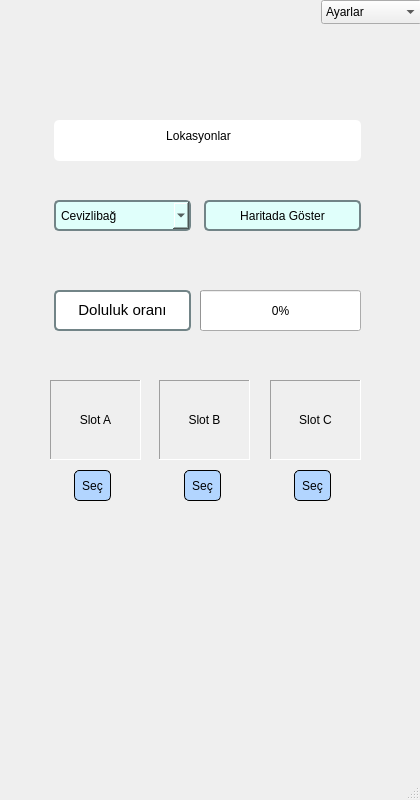
<?xml version="1.0" encoding="UTF-8"?>
<ui version="4.0">
 <class>MapLocation</class>
 <widget class="QMainWindow" name="MapLocation">
  <property name="geometry">
   <rect>
    <x>0</x>
    <y>0</y>
    <width>420</width>
    <height>800</height>
   </rect>
  </property>
  <property name="windowTitle">
   <string>MainWindow</string>
  </property>
  <widget class="QWidget" name="centralwidget">
   <widget class="QComboBox" name="comboBox">
    <property name="geometry">
     <rect>
      <x>50</x>
      <y>200</y>
      <width>141</width>
      <height>31</height>
     </rect>
    </property>
    <property name="styleSheet">
     <string notr="true">QComboBox{
	border: 1px solid #111111;
	border-radius: 5px;
	border-color: rgb(114, 132, 135);
	border-width: 2px;
	margin-left: 4px;
	padding: 5px;
	color:  rgb(0, 0, 0);
	background-color:rgb(224, 255, 251);
	font: 700 9pt &quot;Segoe UI&quot;;


}</string>
    </property>
    <item>
     <property name="text">
      <string>Cevizlibağ</string>
     </property>
    </item>
    <item>
     <property name="text">
      <string>Davutpaşa</string>
     </property>
    </item>
    <item>
     <property name="text">
      <string>Yıldız</string>
     </property>
    </item>
   </widget>
   <widget class="QPlainTextEdit" name="plainTextEdit">
    <property name="geometry">
     <rect>
      <x>50</x>
      <y>120</y>
      <width>311</width>
      <height>41</height>
     </rect>
    </property>
    <property name="styleSheet">
     <string notr="true">QPlainTextEdit{

	border: 2px;
	border-radius: 5px;
	border-color: rgb(0, 0, 0);
	border-width: 2px;
	margin-left: 4px;
	padding: 5px;
	color:  rgb(0, 0, 0);
	background-color:rgb(255, 255, 255);
	font: 700 9pt &quot;Segoe UI&quot;;


}</string>
    </property>
    <property name="plainText">
     <string>                               Lokasyonlar  </string>
    </property>
   </widget>
   <widget class="QStackedWidget" name="stackedWidget">
    <property name="geometry">
     <rect>
      <x>50</x>
      <y>270</y>
      <width>321</width>
      <height>381</height>
     </rect>
    </property>
    <property name="currentIndex">
     <number>2</number>
    </property>
    <widget class="QWidget" name="page_Cev">
     <widget class="QTextEdit" name="textEdit_Cev">
      <property name="geometry">
       <rect>
        <x>0</x>
        <y>20</y>
        <width>141</width>
        <height>41</height>
       </rect>
      </property>
      <property name="styleSheet">
       <string notr="true">QTextEdit
{

	border: 1px solid #111111;
	border-radius: 5px;
	border-color: rgb(114, 132, 135);
	border-width: 2px;
	margin-left: 4px;
	padding: 5px;
	color:  rgb(0, 0, 0);
	background-color:rgb(255, 255, 255);
	font: 700 9pt &quot;Segoe UI&quot;;


}</string>
      </property>
      <property name="html">
       <string>&lt;!DOCTYPE HTML PUBLIC &quot;-//W3C//DTD HTML 4.0//EN&quot; &quot;http://www.w3.org/TR/REC-html40/strict.dtd&quot;&gt;
&lt;html&gt;&lt;head&gt;&lt;meta name=&quot;qrichtext&quot; content=&quot;1&quot; /&gt;&lt;meta charset=&quot;utf-8&quot; /&gt;&lt;style type=&quot;text/css&quot;&gt;
p, li { white-space: pre-wrap; }
hr { height: 1px; border-width: 0; }
li.unchecked::marker { content: &quot;\2610&quot;; }
li.checked::marker { content: &quot;\2612&quot;; }
&lt;/style&gt;&lt;/head&gt;&lt;body style=&quot; font-family:'Segoe UI'; font-size:9pt; font-weight:700; font-style:normal;&quot;&gt;
&lt;p align=&quot;center&quot; style=&quot; margin-top:0px; margin-bottom:0px; margin-left:0px; margin-right:0px; -qt-block-indent:0; text-indent:0px;&quot;&gt;&lt;span style=&quot; font-family:'Ubuntu'; font-size:11pt; font-weight:400;&quot;&gt;Doluluk oranı&lt;/span&gt;&lt;/p&gt;&lt;/body&gt;&lt;/html&gt;</string>
      </property>
     </widget>
     <widget class="QLabel" name="lblSlotCev_B">
      <property name="geometry">
       <rect>
        <x>109</x>
        <y>110</y>
        <width>91</width>
        <height>80</height>
       </rect>
      </property>
      <property name="font">
       <font>
        <pointsize>9</pointsize>
       </font>
      </property>
      <property name="frameShape">
       <enum>QFrame::Panel</enum>
      </property>
      <property name="frameShadow">
       <enum>QFrame::Sunken</enum>
      </property>
      <property name="text">
       <string>Slot B</string>
      </property>
      <property name="alignment">
       <set>Qt::AlignCenter</set>
      </property>
     </widget>
     <widget class="QLabel" name="lblSlotCev_C">
      <property name="geometry">
       <rect>
        <x>220</x>
        <y>110</y>
        <width>91</width>
        <height>80</height>
       </rect>
      </property>
      <property name="font">
       <font>
        <pointsize>9</pointsize>
       </font>
      </property>
      <property name="frameShape">
       <enum>QFrame::Panel</enum>
      </property>
      <property name="frameShadow">
       <enum>QFrame::Sunken</enum>
      </property>
      <property name="text">
       <string>Slot C</string>
      </property>
      <property name="alignment">
       <set>Qt::AlignCenter</set>
      </property>
     </widget>
     <widget class="QLabel" name="lblSlotCev_A">
      <property name="geometry">
       <rect>
        <x>0</x>
        <y>110</y>
        <width>91</width>
        <height>80</height>
       </rect>
      </property>
      <property name="font">
       <font>
        <pointsize>9</pointsize>
       </font>
      </property>
      <property name="frameShape">
       <enum>QFrame::Panel</enum>
      </property>
      <property name="frameShadow">
       <enum>QFrame::Sunken</enum>
      </property>
      <property name="text">
       <string>Slot A</string>
      </property>
      <property name="alignment">
       <set>Qt::AlignCenter</set>
      </property>
     </widget>
     <widget class="QProgressBar" name="progressBarCev">
      <property name="geometry">
       <rect>
        <x>150</x>
        <y>20</y>
        <width>161</width>
        <height>41</height>
       </rect>
      </property>
      <property name="value">
       <number>25</number>
      </property>
     </widget>
     <widget class="QPushButton" name="pushButton_Cev_SlotC">
      <property name="geometry">
       <rect>
        <x>240</x>
        <y>200</y>
        <width>41</width>
        <height>31</height>
       </rect>
      </property>
      <property name="styleSheet">
       <string notr="true">QPushButton
{

	border: 1px solid #111111;
	border-radius: 5px;
	border-color: rgb(0, 0, 0);
	border-width: 1px;
	margin-left: 4px;
	padding: 5px;
	color:  rgb(0, 0, 0);
	background-color:rgb(178, 213, 255);
	font: 700 9pt &quot;Segoe UI&quot;;



}</string>
      </property>
      <property name="text">
       <string>Seç</string>
      </property>
     </widget>
     <widget class="QPushButton" name="pushButton_Cev_SlotB">
      <property name="geometry">
       <rect>
        <x>130</x>
        <y>200</y>
        <width>41</width>
        <height>31</height>
       </rect>
      </property>
      <property name="styleSheet">
       <string notr="true">QPushButton
{

	border: 1px solid #111111;
	border-radius: 5px;
	border-color: rgb(0, 0, 0);
	border-width: 1px;
	margin-left: 4px;
	padding: 5px;
	color:  rgb(0, 0, 0);
	background-color:rgb(178, 213, 255);
	font: 700 9pt &quot;Segoe UI&quot;;



}</string>
      </property>
      <property name="text">
       <string>Seç</string>
      </property>
     </widget>
     <widget class="QPushButton" name="pushButton_Cev_SlotA">
      <property name="geometry">
       <rect>
        <x>20</x>
        <y>200</y>
        <width>41</width>
        <height>31</height>
       </rect>
      </property>
      <property name="styleSheet">
       <string notr="true">QPushButton
{

	border: 1px solid #111111;
	border-radius: 5px;
	border-color: rgb(0, 0, 0);
	border-width: 1px;
	margin-left: 4px;
	padding: 5px;
	color:  rgb(0, 0, 0);
	background-color:rgb(178, 213, 255);
	font: 700 9pt &quot;Segoe UI&quot;;



}</string>
      </property>
      <property name="text">
       <string>Seç</string>
      </property>
     </widget>
    </widget>
    <widget class="QWidget" name="page_Yildiz">
     <widget class="QLabel" name="lblSlotYil_C">
      <property name="geometry">
       <rect>
        <x>220</x>
        <y>110</y>
        <width>91</width>
        <height>80</height>
       </rect>
      </property>
      <property name="font">
       <font>
        <pointsize>9</pointsize>
       </font>
      </property>
      <property name="frameShape">
       <enum>QFrame::Panel</enum>
      </property>
      <property name="frameShadow">
       <enum>QFrame::Sunken</enum>
      </property>
      <property name="text">
       <string>Slot C</string>
      </property>
      <property name="alignment">
       <set>Qt::AlignCenter</set>
      </property>
     </widget>
     <widget class="QLabel" name="lblSlotYil_B">
      <property name="geometry">
       <rect>
        <x>109</x>
        <y>110</y>
        <width>91</width>
        <height>80</height>
       </rect>
      </property>
      <property name="font">
       <font>
        <pointsize>9</pointsize>
       </font>
      </property>
      <property name="frameShape">
       <enum>QFrame::Panel</enum>
      </property>
      <property name="frameShadow">
       <enum>QFrame::Sunken</enum>
      </property>
      <property name="text">
       <string>Slot B</string>
      </property>
      <property name="alignment">
       <set>Qt::AlignCenter</set>
      </property>
     </widget>
     <widget class="QProgressBar" name="progressBarYil">
      <property name="geometry">
       <rect>
        <x>150</x>
        <y>20</y>
        <width>161</width>
        <height>41</height>
       </rect>
      </property>
      <property name="value">
       <number>10</number>
      </property>
     </widget>
     <widget class="QTextEdit" name="textEdit_Yil">
      <property name="geometry">
       <rect>
        <x>0</x>
        <y>20</y>
        <width>141</width>
        <height>41</height>
       </rect>
      </property>
      <property name="styleSheet">
       <string notr="true">QTextEdit
{

	border: 1px solid #111111;
	border-radius: 5px;
	border-color: rgb(114, 132, 135);
	border-width: 2px;
	margin-left: 4px;
	padding: 5px;
	color:  rgb(0, 0, 0);
	background-color:rgb(255, 255, 255);
	font: 700 9pt &quot;Segoe UI&quot;;


}</string>
      </property>
      <property name="html">
       <string>&lt;!DOCTYPE HTML PUBLIC &quot;-//W3C//DTD HTML 4.0//EN&quot; &quot;http://www.w3.org/TR/REC-html40/strict.dtd&quot;&gt;
&lt;html&gt;&lt;head&gt;&lt;meta name=&quot;qrichtext&quot; content=&quot;1&quot; /&gt;&lt;meta charset=&quot;utf-8&quot; /&gt;&lt;style type=&quot;text/css&quot;&gt;
p, li { white-space: pre-wrap; }
hr { height: 1px; border-width: 0; }
li.unchecked::marker { content: &quot;\2610&quot;; }
li.checked::marker { content: &quot;\2612&quot;; }
&lt;/style&gt;&lt;/head&gt;&lt;body style=&quot; font-family:'Segoe UI'; font-size:9pt; font-weight:700; font-style:normal;&quot;&gt;
&lt;p align=&quot;center&quot; style=&quot; margin-top:0px; margin-bottom:0px; margin-left:0px; margin-right:0px; -qt-block-indent:0; text-indent:0px;&quot;&gt;&lt;span style=&quot; font-family:'Ubuntu'; font-size:11pt; font-weight:400;&quot;&gt;Doluluk oranı&lt;/span&gt;&lt;/p&gt;&lt;/body&gt;&lt;/html&gt;</string>
      </property>
     </widget>
     <widget class="QLabel" name="lblSlotYil_A">
      <property name="geometry">
       <rect>
        <x>0</x>
        <y>110</y>
        <width>91</width>
        <height>80</height>
       </rect>
      </property>
      <property name="font">
       <font>
        <pointsize>9</pointsize>
       </font>
      </property>
      <property name="frameShape">
       <enum>QFrame::Panel</enum>
      </property>
      <property name="frameShadow">
       <enum>QFrame::Sunken</enum>
      </property>
      <property name="text">
       <string>Slot A</string>
      </property>
      <property name="alignment">
       <set>Qt::AlignCenter</set>
      </property>
     </widget>
     <widget class="QPushButton" name="pushButton_Yil_SlotA">
      <property name="geometry">
       <rect>
        <x>20</x>
        <y>200</y>
        <width>41</width>
        <height>31</height>
       </rect>
      </property>
      <property name="styleSheet">
       <string notr="true">QPushButton
{

	border: 1px solid #111111;
	border-radius: 5px;
	border-color: rgb(0, 0, 0);
	border-width: 1px;
	margin-left: 4px;
	padding: 5px;
	color:  rgb(0, 0, 0);
	background-color:rgb(178, 213, 255);
	font: 700 9pt &quot;Segoe UI&quot;;



}</string>
      </property>
      <property name="text">
       <string>Seç</string>
      </property>
     </widget>
     <widget class="QPushButton" name="pushButton_Yil_SlotB">
      <property name="geometry">
       <rect>
        <x>130</x>
        <y>200</y>
        <width>41</width>
        <height>31</height>
       </rect>
      </property>
      <property name="styleSheet">
       <string notr="true">QPushButton
{

	border: 1px solid #111111;
	border-radius: 5px;
	border-color: rgb(0, 0, 0);
	border-width: 1px;
	margin-left: 4px;
	padding: 5px;
	color:  rgb(0, 0, 0);
	background-color:rgb(178, 213, 255);
	font: 700 9pt &quot;Segoe UI&quot;;



}</string>
      </property>
      <property name="text">
       <string>Seç</string>
      </property>
     </widget>
     <widget class="QPushButton" name="pushButton_Yil_SlotC">
      <property name="geometry">
       <rect>
        <x>240</x>
        <y>200</y>
        <width>41</width>
        <height>31</height>
       </rect>
      </property>
      <property name="styleSheet">
       <string notr="true">QPushButton
{

	border: 1px solid #111111;
	border-radius: 5px;
	border-color: rgb(0, 0, 0);
	border-width: 1px;
	margin-left: 4px;
	padding: 5px;
	color:  rgb(0, 0, 0);
	background-color:rgb(178, 213, 255);
	font: 700 9pt &quot;Segoe UI&quot;;



}</string>
      </property>
      <property name="text">
       <string>Seç</string>
      </property>
     </widget>
    </widget>
    <widget class="QWidget" name="page_Dav">
     <widget class="QLabel" name="lblSlotDav_A">
      <property name="geometry">
       <rect>
        <x>0</x>
        <y>110</y>
        <width>91</width>
        <height>80</height>
       </rect>
      </property>
      <property name="font">
       <font>
        <pointsize>9</pointsize>
       </font>
      </property>
      <property name="frameShape">
       <enum>QFrame::Panel</enum>
      </property>
      <property name="frameShadow">
       <enum>QFrame::Sunken</enum>
      </property>
      <property name="text">
       <string>Slot A</string>
      </property>
      <property name="alignment">
       <set>Qt::AlignCenter</set>
      </property>
     </widget>
     <widget class="QTextEdit" name="textEdit_Dav">
      <property name="geometry">
       <rect>
        <x>0</x>
        <y>20</y>
        <width>141</width>
        <height>41</height>
       </rect>
      </property>
      <property name="styleSheet">
       <string notr="true">QTextEdit
{

	border: 1px solid #111111;
	border-radius: 5px;
	border-color: rgb(114, 132, 135);
	border-width: 2px;
	margin-left: 4px;
	padding: 5px;
	color:  rgb(0, 0, 0);
	background-color:rgb(255, 255, 255);
	font: 700 9pt &quot;Segoe UI&quot;;


}</string>
      </property>
      <property name="html">
       <string>&lt;!DOCTYPE HTML PUBLIC &quot;-//W3C//DTD HTML 4.0//EN&quot; &quot;http://www.w3.org/TR/REC-html40/strict.dtd&quot;&gt;
&lt;html&gt;&lt;head&gt;&lt;meta name=&quot;qrichtext&quot; content=&quot;1&quot; /&gt;&lt;meta charset=&quot;utf-8&quot; /&gt;&lt;style type=&quot;text/css&quot;&gt;
p, li { white-space: pre-wrap; }
hr { height: 1px; border-width: 0; }
li.unchecked::marker { content: &quot;\2610&quot;; }
li.checked::marker { content: &quot;\2612&quot;; }
&lt;/style&gt;&lt;/head&gt;&lt;body style=&quot; font-family:'Segoe UI'; font-size:9pt; font-weight:700; font-style:normal;&quot;&gt;
&lt;p align=&quot;center&quot; style=&quot; margin-top:0px; margin-bottom:0px; margin-left:0px; margin-right:0px; -qt-block-indent:0; text-indent:0px;&quot;&gt;&lt;span style=&quot; font-family:'Ubuntu'; font-size:11pt; font-weight:400;&quot;&gt;Doluluk oranı&lt;/span&gt;&lt;/p&gt;&lt;/body&gt;&lt;/html&gt;</string>
      </property>
     </widget>
     <widget class="QLabel" name="lblSlotDav_C">
      <property name="geometry">
       <rect>
        <x>220</x>
        <y>110</y>
        <width>91</width>
        <height>80</height>
       </rect>
      </property>
      <property name="font">
       <font>
        <pointsize>9</pointsize>
       </font>
      </property>
      <property name="frameShape">
       <enum>QFrame::Panel</enum>
      </property>
      <property name="frameShadow">
       <enum>QFrame::Sunken</enum>
      </property>
      <property name="text">
       <string>Slot C</string>
      </property>
      <property name="alignment">
       <set>Qt::AlignCenter</set>
      </property>
     </widget>
     <widget class="QLabel" name="lblSlotDav_B">
      <property name="geometry">
       <rect>
        <x>109</x>
        <y>110</y>
        <width>91</width>
        <height>80</height>
       </rect>
      </property>
      <property name="font">
       <font>
        <pointsize>9</pointsize>
       </font>
      </property>
      <property name="frameShape">
       <enum>QFrame::Panel</enum>
      </property>
      <property name="frameShadow">
       <enum>QFrame::Sunken</enum>
      </property>
      <property name="text">
       <string>Slot B</string>
      </property>
      <property name="alignment">
       <set>Qt::AlignCenter</set>
      </property>
     </widget>
     <widget class="QProgressBar" name="progressBarDav">
      <property name="geometry">
       <rect>
        <x>150</x>
        <y>20</y>
        <width>161</width>
        <height>41</height>
       </rect>
      </property>
      <property name="value">
       <number>0</number>
      </property>
     </widget>
     <widget class="QPushButton" name="pushButton_Dav_SlotA">
      <property name="geometry">
       <rect>
        <x>20</x>
        <y>200</y>
        <width>41</width>
        <height>31</height>
       </rect>
      </property>
      <property name="styleSheet">
       <string notr="true">QPushButton
{

	border: 1px solid #111111;
	border-radius: 5px;
	border-color: rgb(0, 0, 0);
	border-width: 1px;
	margin-left: 4px;
	padding: 5px;
	color:  rgb(0, 0, 0);
	background-color:rgb(178, 213, 255);
	font: 700 9pt &quot;Segoe UI&quot;;



}</string>
      </property>
      <property name="text">
       <string>Seç</string>
      </property>
     </widget>
     <widget class="QPushButton" name="pushButton_Dav_SlotB">
      <property name="geometry">
       <rect>
        <x>130</x>
        <y>200</y>
        <width>41</width>
        <height>31</height>
       </rect>
      </property>
      <property name="styleSheet">
       <string notr="true">QPushButton
{

	border: 1px solid #111111;
	border-radius: 5px;
	border-color: rgb(0, 0, 0);
	border-width: 1px;
	margin-left: 4px;
	padding: 5px;
	color:  rgb(0, 0, 0);
	background-color:rgb(178, 213, 255);
	font: 700 9pt &quot;Segoe UI&quot;;



}</string>
      </property>
      <property name="text">
       <string>Seç</string>
      </property>
     </widget>
     <widget class="QPushButton" name="pushButton_Dav_SlotC">
      <property name="geometry">
       <rect>
        <x>240</x>
        <y>200</y>
        <width>41</width>
        <height>31</height>
       </rect>
      </property>
      <property name="styleSheet">
       <string notr="true">QPushButton
{

	border: 1px solid #111111;
	border-radius: 5px;
	border-color: rgb(0, 0, 0);
	border-width: 1px;
	margin-left: 4px;
	padding: 5px;
	color:  rgb(0, 0, 0);
	background-color:rgb(178, 213, 255);
	font: 700 9pt &quot;Segoe UI&quot;;



}</string>
      </property>
      <property name="text">
       <string>Seç</string>
      </property>
     </widget>
    </widget>
   </widget>
   <widget class="QPushButton" name="pushButton_ShowInMap">
    <property name="geometry">
     <rect>
      <x>200</x>
      <y>200</y>
      <width>161</width>
      <height>31</height>
     </rect>
    </property>
    <property name="styleSheet">
     <string notr="true">QPushButton{

	border: 1px solid #111111;
	border-radius: 5px;
	border-color: rgb(114, 132, 135);
	border-width: 2px;
	margin-left: 4px;
	padding: 5px;
	color:  rgb(0, 0, 0);
	background-color:rgb(224, 255, 251);
	font: 700 9pt &quot;Segoe UI&quot;;


}</string>
    </property>
    <property name="text">
     <string>Haritada Göster</string>
    </property>
   </widget>
   <widget class="QComboBox" name="comboBox_2">
    <property name="geometry">
     <rect>
      <x>321</x>
      <y>0</y>
      <width>101</width>
      <height>24</height>
     </rect>
    </property>
    <item>
     <property name="text">
      <string>Ayarlar</string>
     </property>
    </item>
    <item>
     <property name="text">
      <string>Çıkış</string>
     </property>
    </item>
   </widget>
   <widget class="QLabel" name="label_pic">
    <property name="geometry">
     <rect>
      <x>0</x>
      <y>0</y>
      <width>441</width>
      <height>791</height>
     </rect>
    </property>
    <property name="text">
     <string/>
    </property>
   </widget>
   <zorder>label_pic</zorder>
   <zorder>comboBox</zorder>
   <zorder>plainTextEdit</zorder>
   <zorder>stackedWidget</zorder>
   <zorder>pushButton_ShowInMap</zorder>
   <zorder>comboBox_2</zorder>
  </widget>
  <widget class="QStatusBar" name="statusbar"/>
 </widget>
 <resources/>
 <connections/>
</ui>
